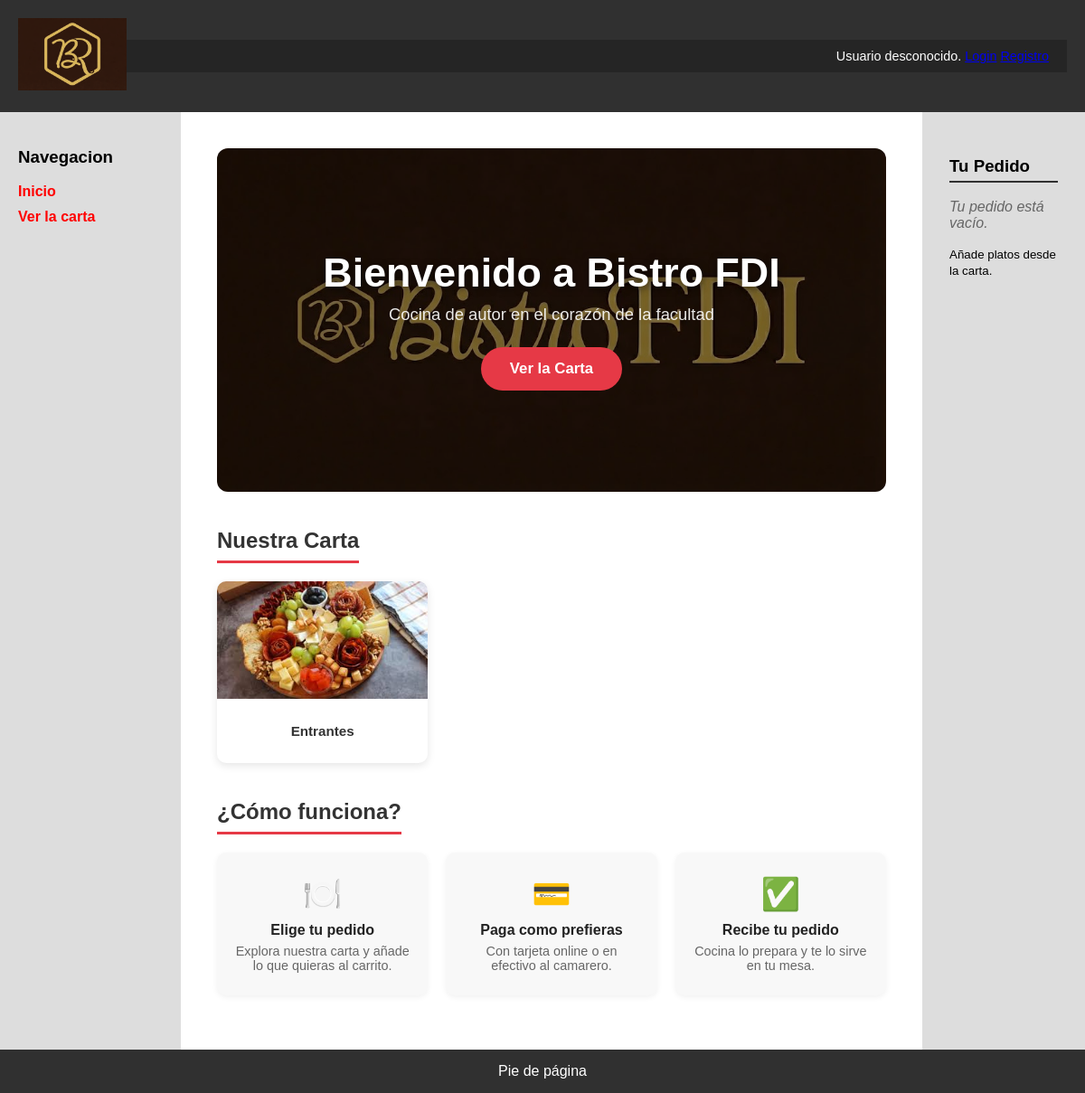
/, run on an earlier commit of the app's database.
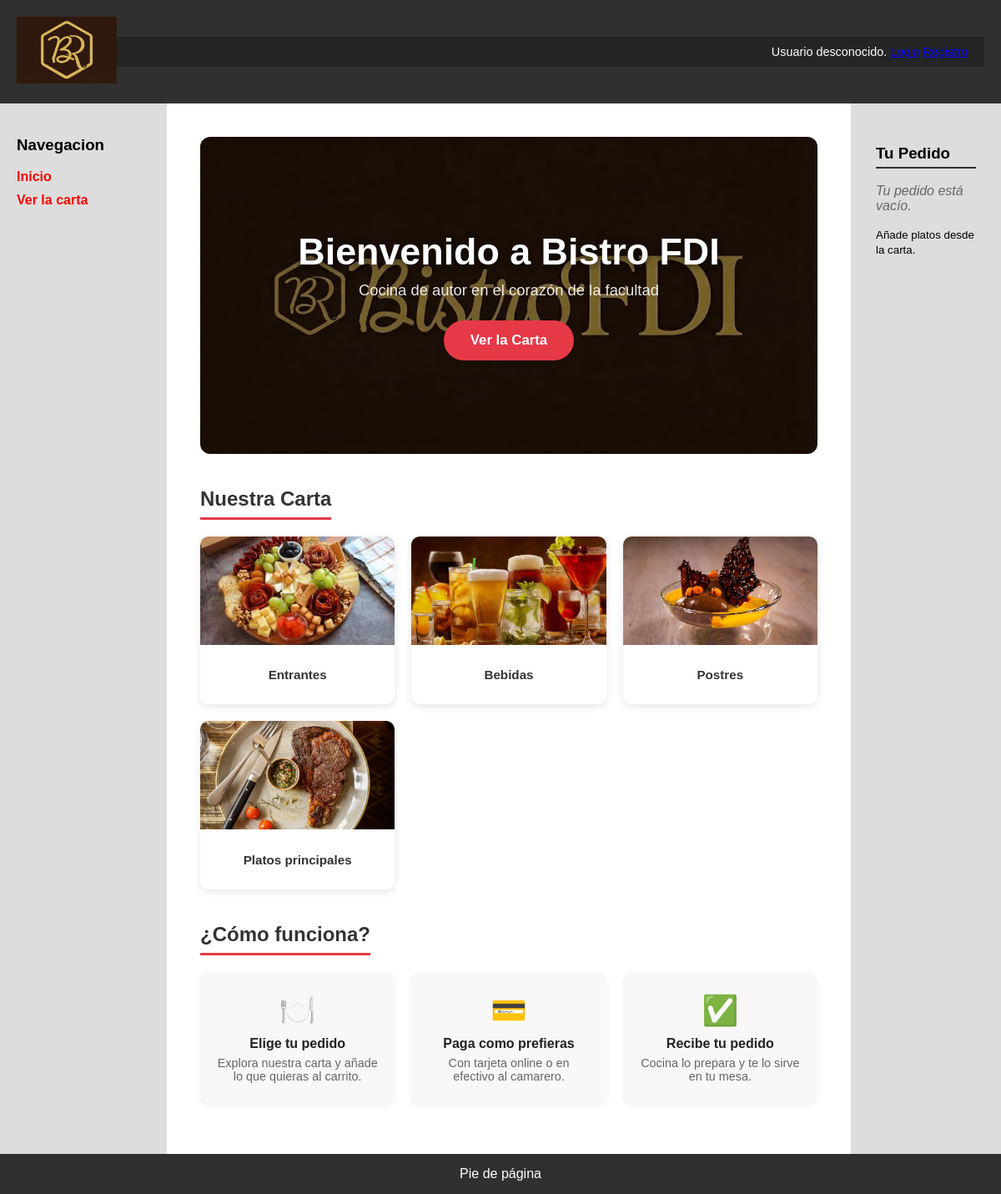
And on a later commit of the database.
### tables this page shows
CREATE TABLE `categorias` (
  `id` int(11) NOT NULL,
  `nombre` varchar(50) NOT NULL,
  `descripcion` text DEFAULT NULL,
  `imagen` varchar(255) DEFAULT 'cat_default.png'
);

### includes/config.php (called while the page is built, shortened)
<?php
spl_autoload_register(function ($class) {
    $prefix = 'es\\ucm\\fdi\\aw\\';
    $base_dir = __DIR__ . '/clases/';
    $len = strlen($prefix);
    $relative_class = substr($class, $len);
    $file = $base_dir . str_replace('\\', '/', $relative_class) . '.php';
});

### includes/clases/Aplicacion.php (called while the page is built, shortened)
<?php
class Aplicacion
{
	private $bdDatosConexion;
	private $inicializada = false;
	private $conn;
	public function init($bdDatosConexion)
	{
		if (!$this->inicializada) {
			$this->bdDatosConexion = $bdDatosConexion;
			$this->inicializada = true;
		}
	}
	public function getConexionBd()
	{
		if (!$this->conn) {
			$bdHost = $this->bdDatosConexion['host'];
			$bdUser = $this->bdDatosConexion['user'];
			$bdPass = $this->bdDatosConexion['pass'];
			$bd = $this->bdDatosConexion['bd'];
			$conn = new \mysqli($bdHost, $bdUser, $bdPass, $bd);
			$this->conn = $conn;
		}
		return $this->conn;
	}
	public function ejecutarConsultaBd($sql, $tipos = null, ...$parametros)
	{
		$conn = $this->getConexionBd();
		$stmt = $conn->prepare($sql);
		if (!$stmt->execute()) {
			echo "Error al ejecutar la consulta ({$stmt->errno}): {$stmt->error}";
			exit();
		}
		return $stmt;
	}
}

### includes/clases/categorias/Categoria.php (called while the page is built, shortened)
<?php
class Categoria
{
    public static function todas(): array
    {
        $queryCategorias = "SELECT * FROM categorias";
        $rs = Aplicacion::getInstance()->ejecutarConsultaBd($queryCategorias)->get_result();
        $categorias = [];
        if ($rs) {
            while ($fila = $rs->fetch_assoc()) {
                $categorias[] = $fila;
            }
        }
        return $categorias;
    }
}

### index.php (the view, shortened to what this page needs)
<?php
require_once __DIR__.'/includes/config.php';
$categorias = Categoria::todas();
$tarjetas = "";
if (!empty($categorias)) {
    $rutaImgs = RUTA_IMGS;
    $rutaApp = RUTA_APP;
    foreach ($categorias as $cat) {
        $tarjetas .= <<<EOS
            <a href="{$rutaApp}/carta.php" class="index-categoria-card">
                <img src="{$rutaImgs}/categorias/{$cat['imagen']}" class="index-categoria-img" alt="{$cat['nombre']}">
                <p class="index-categoria-nombre">{$cat['nombre']}</p>
            </a>
        EOS;
    }
}
$estilosExtra = ['index.css'];
$rutaImgs = RUTA_IMGS;
$rutaApp = RUTA_APP;
$contenidoPrincipal = <<<EOS
    <div class="index-hero">
        <img src="{$rutaImgs}/Banner.jpg" class="index-hero-img" alt="Bistro FDI">
        <div class="index-hero-overlay">
            <h1 class="index-hero-titulo">Bienvenido a Bistro FDI</h1>
            <p class="index-hero-subtitulo">Cocina de autor en el corazón de la facultad</p>
            <a href="$rutaApp/carta.php" class="index-hero-cta">Ver la Carta</a>
        </div>
    </div>
    <h2 class="index-sección-titulo">Nuestra Carta</h2>
    <div class="index-categorias-grid">
        $tarjetas
    </div>
    <h2 class="index-sección-titulo">¿Cómo funciona?</h2>
    <div class="index-pasos">
        <div class="index-paso">
            <span class="index-paso-icono">🍽️</span>
            <p class="index-paso-titulo">Elige tu pedido</p>
            <p class="index-paso-desc">Explora nuestra carta y añade lo que quieras al carrito.</p>
        </div>
        <div class="index-paso">
            <span class="index-paso-icono">💳</span>
            <p class="index-paso-titulo">Paga como prefieras</p>
            <p class="index-paso-desc">Con tarjeta online o en efectivo al camarero.</p>
        </div>
        <div class="index-paso">
            <span class="index-paso-icono">✅</span>
            <p class="index-paso-titulo">Recibe tu pedido</p>
            <p class="index-paso-desc">Cocina lo prepara y te lo sirve en tu mesa.</p>
        </div>
    </div>
EOS;
require __DIR__.'/includes/vistas/plantillas/plantilla.php';

### includes/vistas/plantillas/plantilla.php (shortened to what this page needs)
<!DOCTYPE html>
<html lang="es">
	<head>
		<link rel="stylesheet" type="text/css" href="<?= RUTA_CSS ?>/estilo.css?v=1.1">
		<?php
            if (isset($estilosExtra)) {
                foreach ($estilosExtra as $estilo) {
                    echo '<link rel="stylesheet" type="text/css" href="' . RUTA_CSS . '/' . htmlspecialchars($estilo, ENT_QUOTES, 'UTF-8') . '" />';
                }
            }
		?>
	</head>
	<body>
		<div id="contenedor">
		<?php
			require('includes/vistas/comun/cabecera.php');
			require('includes/vistas/comun/sideBarIzq.php');
		?>
			<main>
				<article>
					<?= $contenidoPrincipal ?>
				</article>
			</main>
		<?php
			require('includes/vistas/comun/sideBarDer.php');
			require('includes/vistas/comun/pie.php');
		?>
		</div>
	</body>
</html>

### includes/vistas/comun/cabecera.php
<?php
function mostrarSaludo() {
    if (isset($_SESSION['login']) && ($_SESSION['login']===true)) {
        return "Bienvenido, {$_SESSION['nombre']}
                <a href='" . RUTA_APP . "/perfil.php'>(mi perfil)</a>
                <a href='" . RUTA_APP . "/logout.php'>(salir)</a>";
    } else {
        return "Usuario desconocido. <a href='" . RUTA_APP . "/login.php'>Login</a> <a href='" . RUTA_APP . "/registro.php'>Registro</a>";
    }
}
?>
<header>
    <a href="<?= RUTA_APP ?>/index.php" id="logo-enlace">
        <img src="<?= RUTA_IMGS ?>/Logo.png" alt="Ir al inicio" id="logo-cabecera" height="100">
    </a>
    <div class="saludo"><?= mostrarSaludo(); ?></div>
</header>

### includes/vistas/comun/sideBarIzq.php (shortened to what this page needs)
<?php $rutaApp = RUTA_APP; ?>
<nav id="sidebarIzq">
    <h3>Navegacion</h3>
    <ul>
        <li><a href="<?= $rutaApp ?>/index.php">Inicio</a></li>
        <li><a href="<?= $rutaApp ?>/carta.php">Ver la carta</a></li>
    </ul>
</nav>

### includes/vistas/comun/sideBarDer.php
<aside id="sidebarDer">
	<div id="mini-carrito">
    <h3 class="mini-carrito-titulo">Tu Pedido</h3>
    <?php
    if (isset($_SESSION['carrito']) && count($_SESSION['carrito']) > 0) {
        $totalArticulos = array_sum($_SESSION['carrito']);
        echo "<p>Tienes <strong>$totalArticulos</strong> artículos.</p>";
        echo '<a href="' . RUTA_APP . '/carrito.php" class="mini-carrito-boton">';
        echo 'Revisar y Pagar';
        echo '</a>';
        echo '<form action="' . RUTA_APP . '/includes/procesar_carrito.php" method="POST" class="mini-carrito-form">';
        echo '<input type="hidden" name="accion" value="vaciar">';
        echo '<button type="submit" class="mini-carrito-vaciar">Vaciar carrito</button>';
        echo '</form>';
    } else {
        echo "<p class='mini-carrito-vacio'>Tu pedido está vacío.</p>";
        echo "<p><small>Añade platos desde la carta.</small></p>";
    }
    ?>
</div>
</aside>

### includes/vistas/comun/pie.php
<footer>
	Pie de página
</footer>

### CSS/estilo.css (style rules this page uses)
body { background-color: #CDCDCD; margin: 0; font-family: Arial, sans-serif; }
div#contenedor { width: 100%; max-width: 100%; margin: 0; display: flex; flex-wrap: wrap; background-color: #303030; }
header { width: 100%; padding: 20px; background-color: #303030; color: white; display: flex; justify-content: space-between; align-items: center; box-sizing: border-box; }
header img { height: 80px; }
div.saludo { width: 100%; text-align: right; padding: 10px 20px; background-color: #252525; color: white; font-size: 0.9em; box-sizing: border-box; }
nav { width: 200px; padding: 20px; background-color: #dddddd; box-sizing: border-box; flex-shrink: 0; }
main { flex: 1; padding: 40px; background-color: white; min-height: 800px; box-sizing: border-box; }
aside { width: 180px; padding: 20px; background-color: #dddddd; box-sizing: border-box; flex-shrink: 0; }
footer { width: 100%; padding: 15px; background-color: #303030; color: white; text-align: center; box-sizing: border-box; }
nav ul { list-style: none; padding: 0; }
nav a { text-decoration: none; color: red; font-weight: bold; display: block; margin: 10px 0; }
#mini-carrito { padding: 10px; }
.mini-carrito-titulo { border-bottom: 2px solid #303030; padding-bottom: 5px; }
.mini-carrito-vacio { color: #666; font-style: italic; }

### CSS/index.css (style rules this page uses)
.index-hero { position: relative; width: 100%; height: 380px; overflow: hidden; border-radius: 12px; margin-bottom: 40px; }
.index-hero-img { width: 100%; height: 100%; object-fit: cover; display: block; filter: brightness(0.55); }
.index-hero-overlay { position: absolute; inset: 0; display: flex; flex-direction: column; align-items: center; justify-content: center; text-align: center; color: white; padding: 20px; }
.index-hero-titulo { font-size: 2.8em; font-weight: bold; margin: 0 0 10px 0; text-shadow: 0 2px 8px rgba(0,0,0,0.6); }
.index-hero-subtitulo { font-size: 1.15em; margin: 0 0 25px 0; opacity: 0.9; }
.index-hero-cta { background: #e63946; color: white; padding: 14px 32px; border-radius: 30px; text-decoration: none; font-weight: bold; font-size: 1.05em; transition: background 0.2s ease; }
.index-sección-titulo { font-size: 1.5em; font-weight: bold; color: #333; margin: 0 0 20px 0; padding-bottom: 8px; border-bottom: 3px solid #e63946; display: inline-block; }
.index-categorias-grid { display: grid; grid-template-columns: repeat(auto-fill, minmax(180px, 1fr)); gap: 20px; margin-bottom: 40px; }
.index-categoria-card { border-radius: 10px; overflow: hidden; box-shadow: 0 3px 10px rgba(0,0,0,0.1); text-decoration: none; color: inherit; transition: transform 0.2s ease, box-shadow 0.2s ease; background: white; }
.index-categoria-img { width: 100%; height: 130px; object-fit: cover; display: block; }
.index-categoria-nombre { padding: 12px; font-weight: bold; font-size: 0.95em; text-align: center; color: #333; }
.index-pasos { display: flex; gap: 20px; flex-wrap: wrap; margin-bottom: 20px; }
.index-paso { flex: 1; min-width: 180px; background: #f8f8f8; border-radius: 10px; padding: 25px 20px; text-align: center; box-shadow: 0 2px 6px rgba(0,0,0,0.06); }
.index-paso-icono { font-size: 2.2em; margin-bottom: 10px; display: block; }
.index-paso-titulo { font-weight: bold; margin: 0 0 6px 0; color: #222; }
.index-paso-desc { font-size: 0.9em; color: #666; margin: 0; }

What changed in the data, as far as the page shows it:
added categorias: imagen (picture), nombre "Bebidas"
added categorias: imagen (picture), nombre "Postres"
added categorias: imagen (picture), nombre "Platos principales"
